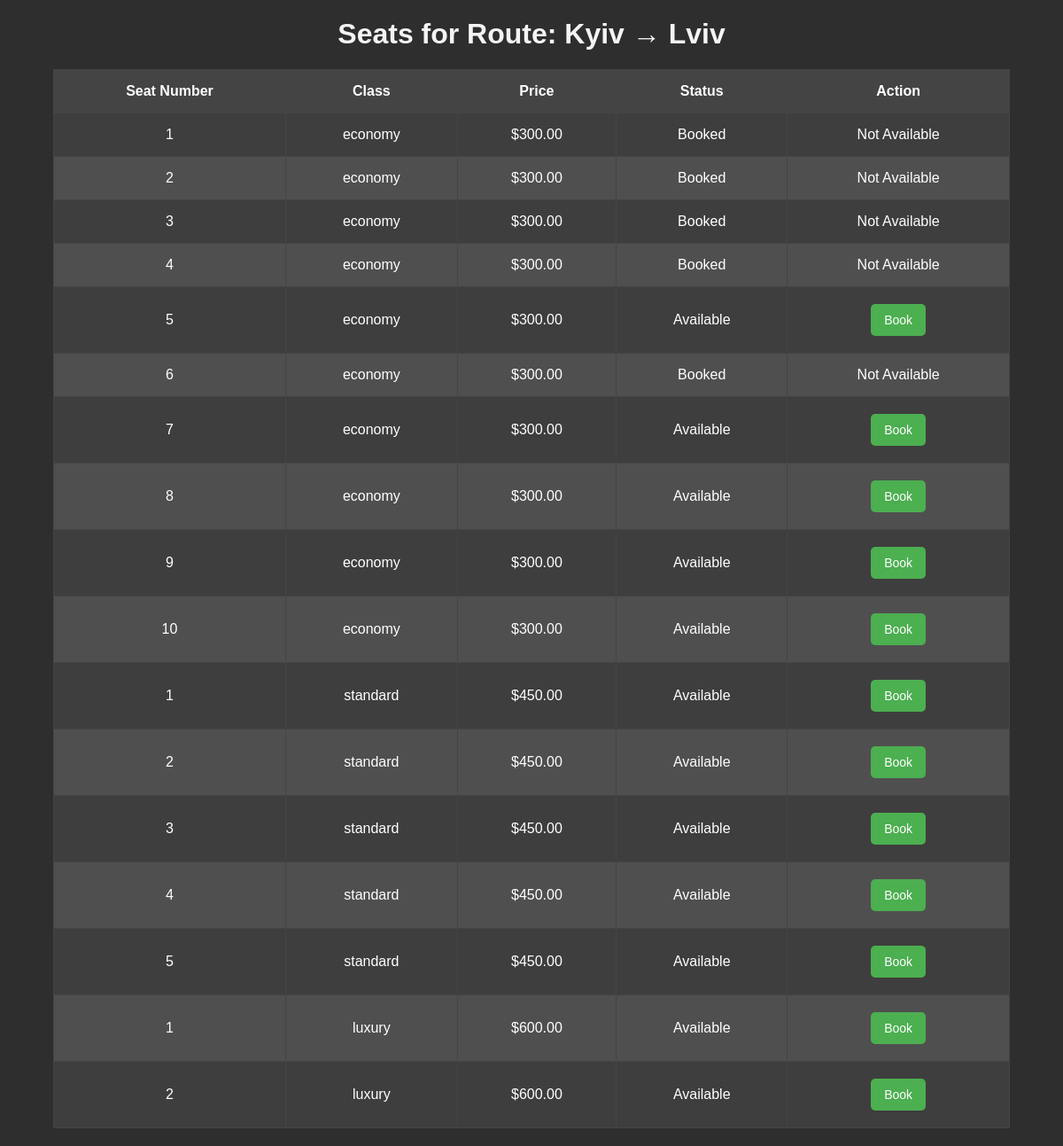
/seats/1, run on the app's committed database.
### tables this page shows
CREATE TABLE routes (
                id INTEGER PRIMARY KEY AUTOINCREMENT,
                departure TEXT NOT NULL,
                destination TEXT NOT NULL,
                departure_time TEXT NOT NULL,
                arrival_time TEXT NOT NULL,
                base_price REAL NOT NULL,
                train_type_id INTEGER NOT NULL,
                FOREIGN KEY (train_type_id) REFERENCES train_types (id)
            );

CREATE TABLE seats (
        id INTEGER PRIMARY KEY AUTOINCREMENT,
        route_id INTEGER NOT NULL,
        seat_number INTEGER NOT NULL,
        class TEXT NOT NULL,
        price REAL NOT NULL,
        is_booked INTEGER DEFAULT 0,
        FOREIGN KEY (route_id) REFERENCES routes (id)
    );

### railway_station/app.py (the view)
@app.route('/seats/<int:route_id>')
def view_seats(route_id):
    with sqlite3.connect('database.db') as conn:
        cursor = conn.cursor()
        cursor.execute('SELECT * FROM seats WHERE route_id = ?', (route_id,))
        seats = cursor.fetchall()
        cursor.execute('SELECT departure, destination FROM routes WHERE id = ?', (route_id,))
        route = cursor.fetchone()
    return render_template('seats.html', seats=seats, route=route)

### railway_station/templates/seats.html (shortened to what this page needs)
<!DOCTYPE html>
<html lang="en">
<head>
</head>
<body>
    <h1>Seats for Route: {{ route[0] }} → {{ route[1] }}</h1>
    <table>
        <thead>
            <tr>
                <th>Seat Number</th>
                <th>Class</th>
                <th>Price</th>
                <th>Status</th>
                <th>Action</th>
            </tr>
        </thead>
        <tbody>
            {% for seat in seats %}
            <tr>
                <td>{{ seat[2] }}</td>
                <td>{{ seat[3] }}</td>
                <td>${{ "%.2f" | format(seat[4]) }}</td>
                <td>{{ "Available" if not seat[5] else "Booked" }}</td>
                <td>
                    {% if not seat[5] %}
                    <form action="/book/{{ seat[0] }}" method="POST">
                        <button type="submit">Book</button>
                    </form>
                    {% else %}
                    <span>Not Available</span>
                    {% endif %}
                </td>
            </tr>
            {% endfor %}
        </tbody>
    </table>
</body>
</html>

### railway_station/templates/seats.html (style rules this page uses)
body { font-family: Arial, sans-serif; background-color: #2e2e2e; color: #ffffff; margin: 0; padding: 0; }
h1 { text-align: center; margin-top: 20px; color: #f4f4f4; }
table { width: 90%; margin: 20px auto; border-collapse: collapse; background-color: #3e3e3e; }
th, td { padding: 15px; text-align: center; border: 1px solid #444; }
th { background-color: #444; color: #fff; }
tr:nth-child(even) { background-color: #4f4f4f; }
button { background-color: #4CAF50; color: white; border: none; padding: 10px 15px; text-align: center; text-decoration: none; display: inline-block; font-size: 14px; margin: 4px 2px; cursor: pointer; border-radius: 5px; }

### data on the page
routes: departure "Kyiv", destination "Lviv"
seats: seat_number "1", class "economy", price "300.00", is_booked "Booked", shows "Not Available"
seats: seat_number "2", class "economy", price "300.00", is_booked "Booked", shows "Not Available"
seats: seat_number "3", class "economy", price "300.00", is_booked "Booked", shows "Not Available"
seats: seat_number "4", class "economy", price "300.00", is_booked "Booked", shows "Not Available"
seats: seat_number "5", class "economy", price "300.00", is_booked "Available"
seats: seat_number "6", class "economy", price "300.00", is_booked "Booked", shows "Not Available"
seats: seat_number "7", class "economy", price "300.00", is_booked "Available"
seats: seat_number "8", class "economy", price "300.00", is_booked "Available"
seats: seat_number "9", class "economy", price "300.00", is_booked "Available"
seats: seat_number "10", class "economy", price "300.00", is_booked "Available"
seats: seat_number "1", class "standard", price "450.00", is_booked "Available"
seats: seat_number "2", class "standard", price "450.00", is_booked "Available"
seats: seat_number "3", class "standard", price "450.00", is_booked "Available"
seats: seat_number "4", class "standard", price "450.00", is_booked "Available"
seats: seat_number "5", class "standard", price "450.00", is_booked "Available"
seats: seat_number "1", class "luxury", price "600.00", is_booked "Available"
seats: seat_number "2", class "luxury", price "600.00", is_booked "Available"
